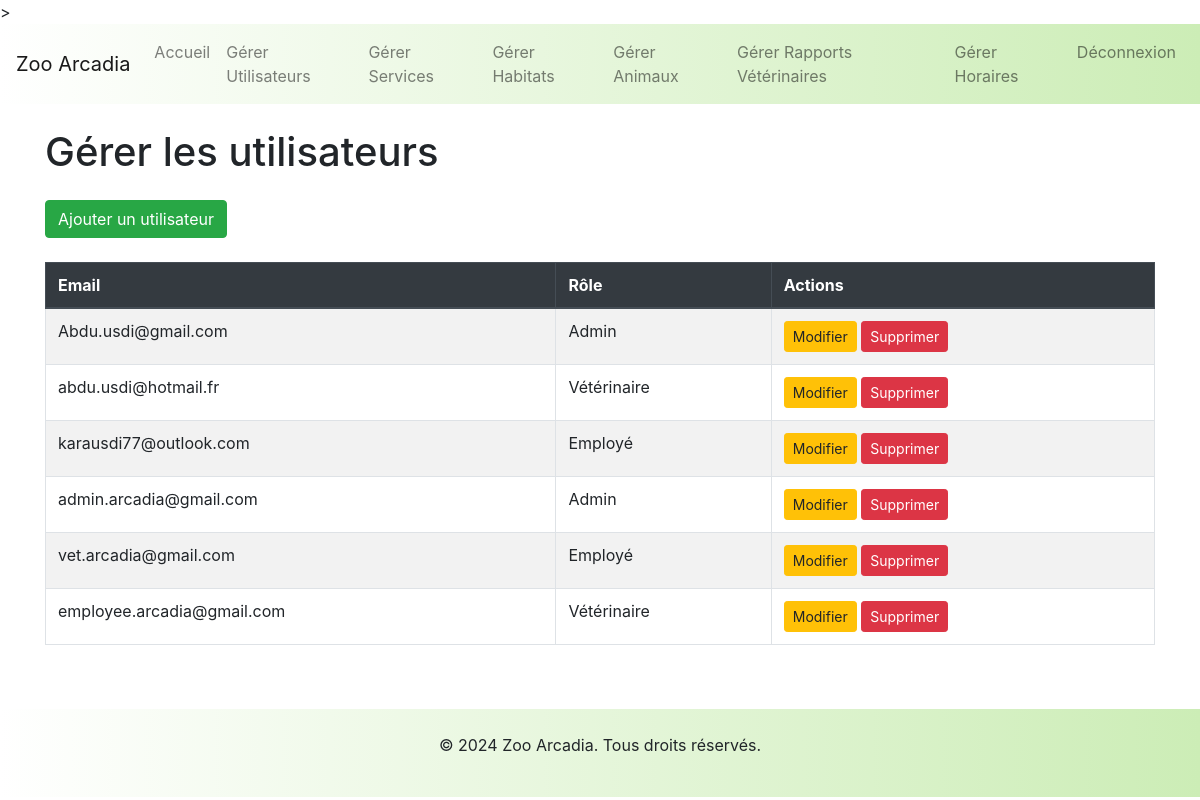
/admin/manage_users.php (signed in), run on the app's committed database.
### tables this page shows
CREATE TABLE `users` (
  `id` int(11) NOT NULL,
  `username` varchar(255) NOT NULL,
  `password` varchar(255) NOT NULL,
  `role_id` int(11) DEFAULT NULL,
  `email` varchar(255) NOT NULL
);

### functions.php (called while the page is built, shortened)
<?php
class User {
    private $db;
    public function __construct($db) {
        $this->db = $db;
    }
    public function getAllUtilisateurs() {
        $stmt = $this->db->prepare("SELECT * FROM users");
        $stmt->execute();
        return $stmt->fetchAll(PDO::FETCH_ASSOC);
    }
}

### admin/manage_users.php (the view, shortened to what this page needs)
<?php
require '../functions.php';
$db = new Database();
$conn = $db->connect();
$user = new User($conn);
$users = $user->getAllUtilisateurs();
include '../templates/header.php';
include 'navbar_admin.php';
?>
<div class="container">
    <h1 class="my-4">Gérer les utilisateurs</h1>
    <div class="table-responsive">
        <a href="add_user.php" class="btn btn-success mb-4">Ajouter un utilisateur</a>
        <table class="table table-bordered table-striped table-hover">
            <thead class="thead-dark">
                <tr>
                    <th>Email</th>
                    <th>Rôle</th>
                    <th>Actions</th>
                </tr>
            </thead>
            <tbody>
                <?php foreach ($users as $user): ?>
                    <tr>
                        <td><?php echo htmlspecialchars($user['email']); ?></td>
                        <td><?php echo htmlspecialchars($user['role_id'] == 1 ? 'Admin' : ($user['role_id'] == 2 ? 'Employé' : 'Vétérinaire')); ?></td>
                        <td>
                            <a href="edit_user.php?id=<?php echo $user['id']; ?>" class="btn btn-warning btn-sm">Modifier</a>
                            <a href="delete_user.php?id=<?php echo $user['id']; ?>" class="btn btn-danger btn-sm" onclick="return confirm('Êtes-vous sûr de vouloir supprimer cet utilisateur ?');">Supprimer</a>
                        </td>
                    </tr>
                <?php endforeach; ?>
            </tbody>
        </table>
    </div>
</div>
<?php include '../templates/footer.php'; ?>

### data on the page
users: email "Abdu.usdi@gmail.com", role "Admin"
users: email "abdu.usdi@hotmail.fr", role "Vétérinaire"
users: email "karausdi77@outlook.com", role "Employé"
users: email "admin.arcadia@gmail.com", role "Admin"
users: email "vet.arcadia@gmail.com", role "Employé"
users: email "employee.arcadia@gmail.com", role "Vétérinaire"
